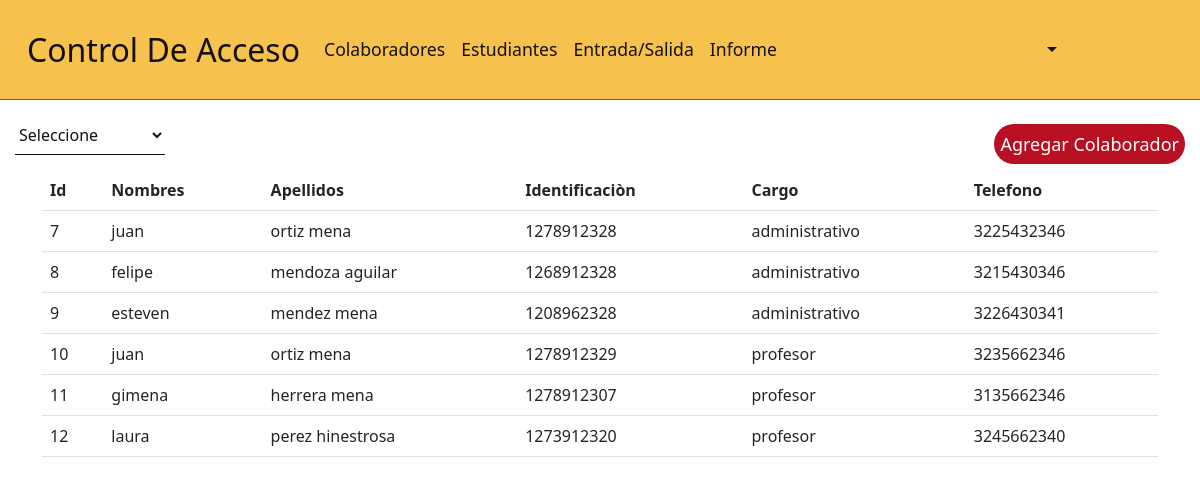
Page /colaboradores.php on the earlier database version.
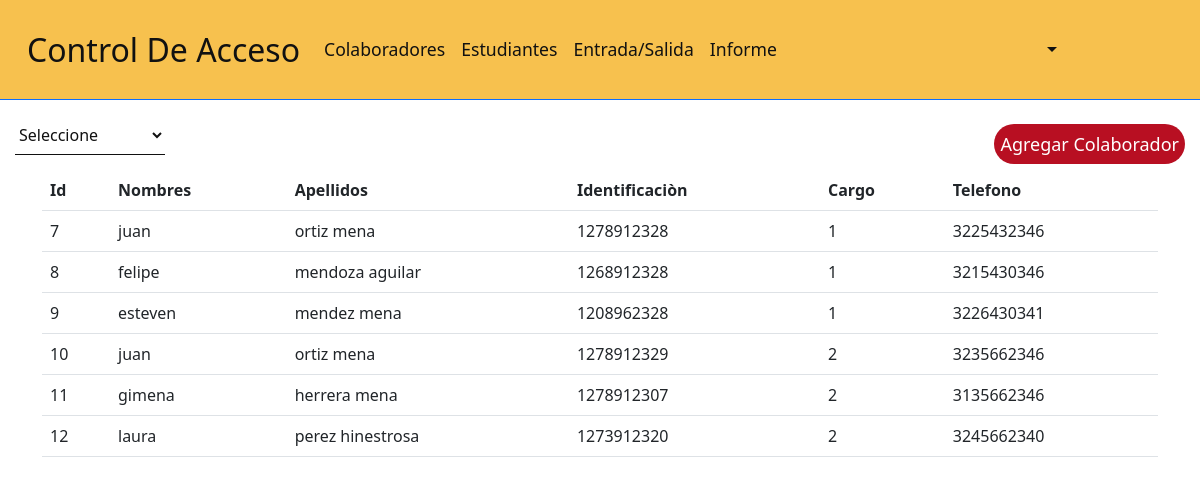
Same page on the later database version.
### tables this page shows
CREATE TABLE `colaboradores` (
  `id` int(11) NOT NULL,
  `nombre` varchar(35) NOT NULL,
  `apellido` varchar(35) NOT NULL,
  `documento` varchar(11) NOT NULL,
  `cargo` int(10) NOT NULL,
  `telefono` varchar(25) NOT NULL
);

### colaboradores.php (the view, shortened to what this page needs)
<?php
        include './Database/conexion.php';
        $consulta = "SELECT * FROM colaboradores";
        $consulta1 = $DB_con->prepare($consulta);
        $consulta1->execute();
?>
<!DOCTYPE html>
<html lang="en">
<head>
    <link href="https://cdn.jsdelivr.net/npm/bootstrap@5.3.0-alpha3/dist/css/bootstrap.min.css" rel="stylesheet">
    <link rel="stylesheet" href="./css/header.css">
    <link rel="stylesheet" href="./css/caja.css">
</head>
<body>
        <header>
            <?php include './componentes/header.php' ?>
        </header>
   <div class="caja" >
        <div class="posicion">
            <select name="cargo" id="cargo">
                <option value="">Seleccione</option>
            </select>
        </div>
        <div class="posiciom">
            <button type="submit" name="agregar" data-bs-toggle="modal" data-bs-target="#agregar_colaboradores"> Agregar Colaborador</button>
        </div>
   </div>
    <div class="container">
        <table class="table">
            <thead>
                <tr>
                    <th>Id</th>
                    <th>Nombres</th>
                    <th>Apellidos</th>
                    <th>Identificaciòn</th>
                    <th>Cargo</th>
                    <th>Telefono</th>
                </tr>
            </thead>
            <tbody>
                <?php
                    if($consulta1->rowCount() > 0){
                        $rows = $consulta1->fetchAll(PDO::FETCH_ASSOC);
                        foreach ($rows as $row){
                ?>
            <tr>
                <td><?php echo $row["id"]; ?></td>
                <td><?php echo $row["nombre"];?></td>
                <td><?php echo $row["apellido"];?></td>
                <td><?php echo $row["documento"]; ?></td>
                <td><?php echo $row["cargo"]; ?></td>
                <td><?php echo $row["telefono"]; ?></td>
            </tr>
            <?php
                }
                    }
            ?>
            </tbody>
        </table>
    </div>
</body>
</html>

Differences in the rows shown:
changed colaboradores id 7: cargo "administrativo" → "1"
changed colaboradores "felipe": cargo "administrativo" → "1"
changed colaboradores "esteven": cargo "administrativo" → "1"
changed colaboradores id 10: cargo "profesor" → "2"
changed colaboradores "gimena": cargo "profesor" → "2"
changed colaboradores "laura": cargo "profesor" → "2"
